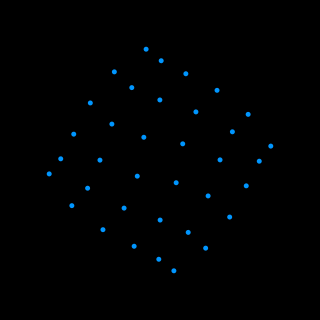
Frame 1 (no input)
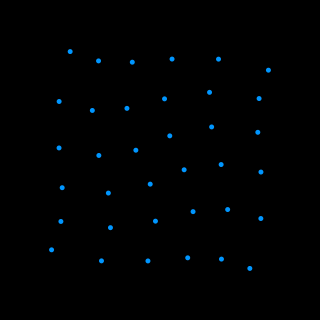
Frame 60 (the mouse pressed at the canvas centre just before this capture)
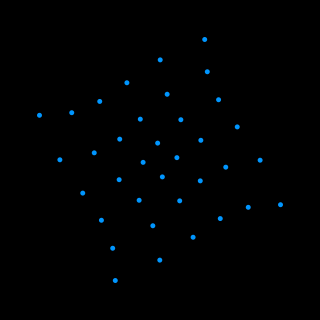
Frame 120 (the mouse held since frame 60 and released just before this capture)

The Processing sketch that drew these frames (run headless with seeded random() and noise(); from frame 60 on, the mouse is pressed at the canvas centre):

// Processing sketch: processing_177840
// ── processing_177840.pde

void setup(){
  size(320, 320);
  noStroke();
}

void draw(){
  background(0);
  translate(width/2, height/2);
  for(int x = -50; x <= 50; x+=20){
    for(int y = -50; y <= 50; y+=20){
      float d = dist(x, y, 0, 0);
      float d2 = sin(radians(d))*d;
      fill(0, 150, 255);
      pushMatrix();
      translate(x, y);
      rotate(radians(d + frameCount * 5));
      ellipse(x, y, 5, 5);
      popMatrix();
    } 
  }
}
